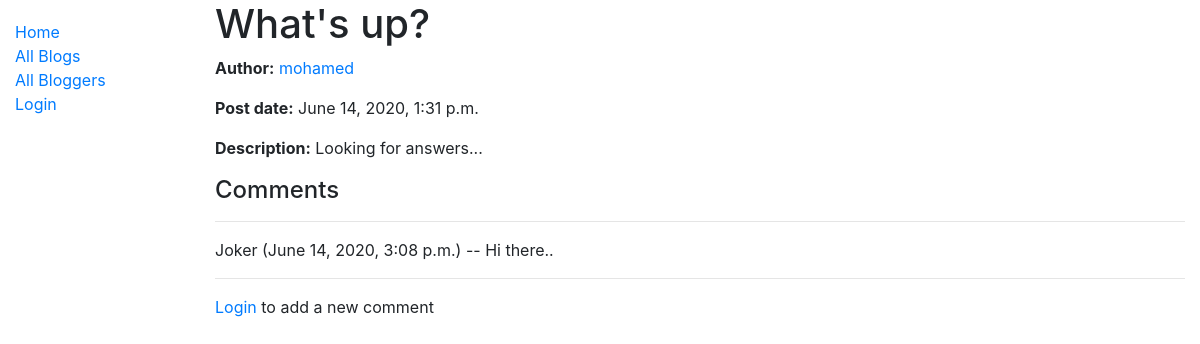
/blog/1, run on an earlier commit of the app's database.
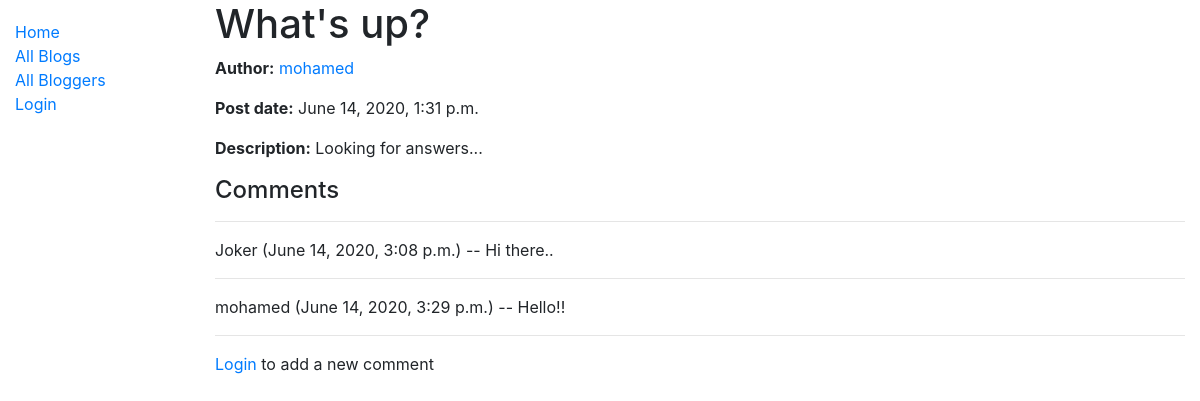
And on a later commit of the database.
### blog/models.py (models this page shows, shortened)
class Blog(models.Model):
    post = models.CharField(max_length=200)
    author = models.ForeignKey(Author, on_delete=models.SET_NULL, null=True, blank=True)
    description = models.TextField()
    date = models.DateTimeField(auto_now=True)

class Author(models.Model):
    name = models.OneToOneField(User, on_delete=models.SET_NULL, null=True)
    bio = models.TextField()
    class Meta:
        ordering = ['name']
    def __str__(self):
        return self.name.username
    def get_absolute_url(self):
        return reverse('author-detail', args=[str(self.id)])

class Comment(models.Model):
    comment_text = models.TextField(null=False)
    blog = models.ForeignKey(Blog, on_delete=models.CASCADE)
    author = models.ForeignKey(User, on_delete=models.SET_NULL, null=True, blank=True)
    date = models.DateTimeField(auto_now=True)
    def __str__(self):
        return self.comment_text

### blog/views.py (the view)
# urls.py: path('<int:pk>', views.BlogDetailView.as_view(), name='blog-detail'),
class BlogDetailView(generic.DetailView):
    model = Blog

### blog/templates/blog/blog_detail.html
{% extends "base_generic.html" %}
{% block content %}
  <h1>{{ blog.post }}</h1>
  <p><strong>Author:</strong> <a href="{{ blog.author.get_absolute_url }}"> {{ blog.author }}</a></p>
  <p><strong>Post date:</strong> {{ blog.date }}</p>
  <p><strong>Description:</strong> {{ blog.description }}</p>
  <h4>Comments</h4>
  {% for comment in blog.comment_set.all %}
      <hr>
    <p>
        {{ comment.author }} ({{ comment.date }}) -- {{ comment }}
    </p>
    {% endfor %}
      <hr>
    {% if user.is_authenticated %}
  <a href="{% url 'comment-form' blog.id %}">Add a new comment</a></p>
{% else %}
  <p><a href="{% url 'login'%}?next={{request.path}}">Login</a> to add a new comment</p>
{% endif %}
{% endblock %}

### blog/templates/base_generic.html (shortened to what this page needs)
<!DOCTYPE html>
<html lang="en">
<head>
  <link rel="stylesheet" href="https://stackpath.bootstrapcdn.com/bootstrap/4.1.3/css/bootstrap.min.css">
  {% load static %}
  <link rel="stylesheet" href="{% static 'css/styles.css' %}">
</head>
<body>
  <div class="container-fluid">
    <div class="row">
      <div class="col-sm-2">
      {% block sidebar %}
        <ul class="sidebar-nav">
            <li><a href="{% url 'index' %}">Home</a></li>
            <li><a href="{% url 'blogs' %}">All Blogs</a></li>
            <li><a href="{% url 'bloggers' %}">All Bloggers</a></li>
            {% if user.is_authenticated %}
            <li>User: {{ user.get_username }}</li>
            <li><a href="{% url 'logout'%}?next={{request.path}}">Logout</a></li>
            {% else %}
            <li><a href="{% url 'login'%}?next={{request.path}}">Login</a></li>
            {% endif %}
        </ul>
     {% endblock %}
      </div>
      <div class="col-sm-10 ">
      {% block content %}{% endblock %}
      </div>
    </div>
  </div>
</body>
</html>

### blog/static/css/styles.css (style rules this page uses)
.sidebar-nav { margin-top: 20px; padding: 0; list-style: none; }

What changed in the data, as far as the page shows it:
added Comment: author "mohamed", date "June 14, 2020, 3:29 p.m.", comment_text "Hello!!"
